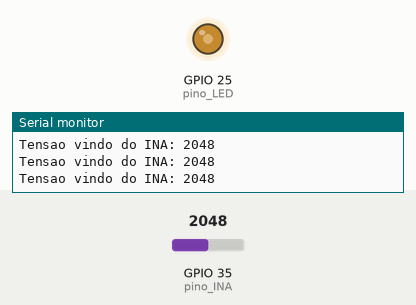
Simulated run of this sketch. Board: ESP32. Parts: output pins drawn as LEDs (lit = HIGH), the last lines printed to the serial monitor. The test bench sets the inputs (shaded band); at power-on: GPIO 35 (pino_INA) = 2048.

Above: at 1.2 s.
1.3 s: GPIO 35 (pino_INA) set to 2866
At 2.3 s:
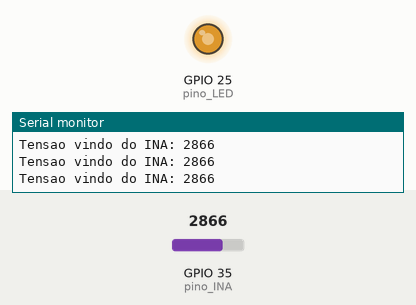
2.8 s: GPIO 35 (pino_INA) set to 3603
At 3.8 s:
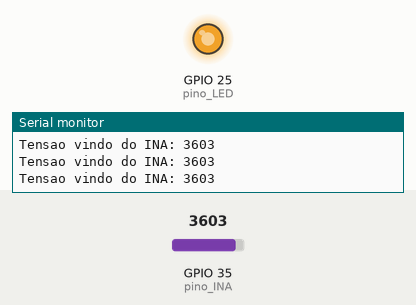
4.3 s: GPIO 35 (pino_INA) set to 491
At 5.3 s:
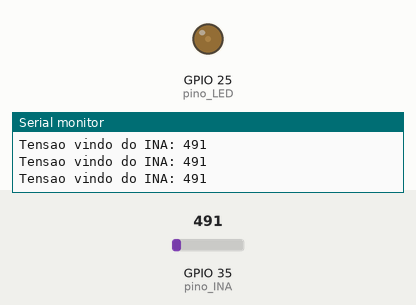
5.8 s: GPIO 35 (pino_INA) set to 0
At 6.7 s:
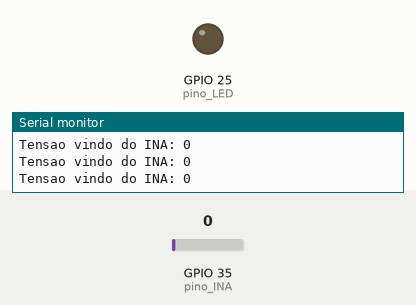
7.3 s: GPIO 35 (pino_INA) set to 2047
At 8.2 s:
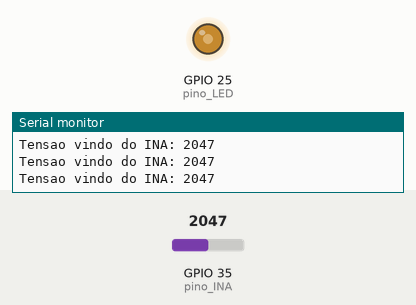
Timing chart, 0 to 9.8 s (numbered marks = the images above; inputs shaded):
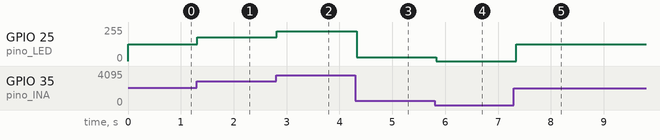

Measured:
- after the input at 1.3 s, GPIO 25 (pino_LED): 127/255 → 178/255 at once
- after the input at 2.8 s, GPIO 25 (pino_LED): 178/255 → 224/255 at once
- after the input at 4.3 s, GPIO 25 (pino_LED): 224/255 → 30/255 at once
- after the input at 5.8 s, GPIO 25 (pino_LED): 30/255 → 0/255 at once
- after the input at 7.3 s, GPIO 25 (pino_LED): 0/255 → 127/255 at once

The sketch:

circuito_2_leds_bruno.ino
```cpp
#define pino_INA 35
#define pino_LED 25
int valor_INA = 0;

void setup() {
  Serial.begin(115200);
  pinMode(pino_INA, INPUT);
  pinMode(pino_LED, OUTPUT);

}

void loop() {
  valor_INA = analogRead(pino_INA);
  int brilho_led = map(valor_INA, 0, 4095, 0, 255);
  dacWrite(pino_LED, brilho_led);
  Serial.print("Tensao vindo do INA: ");
  Serial.println(valor_INA);
  delay(50);
}
```
